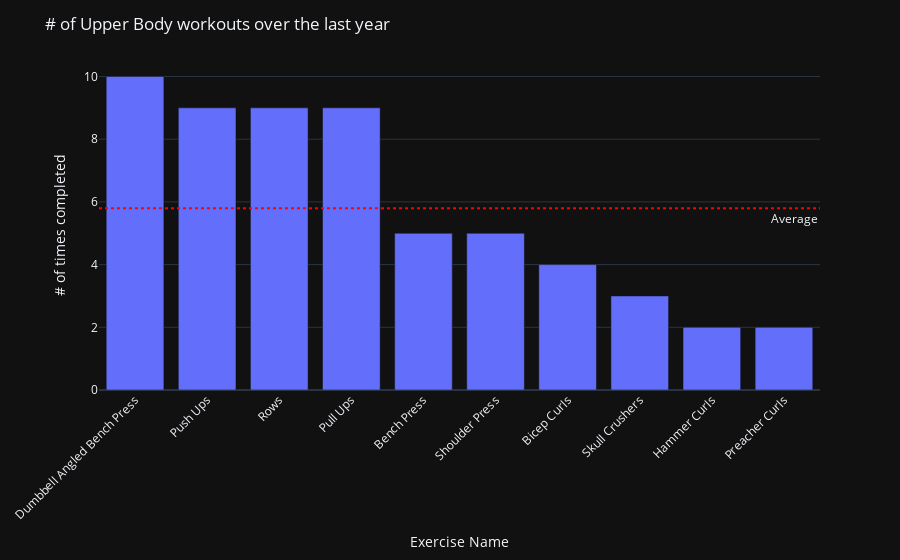

This figure's notebook cell:
### Code cell
upper_body_df = merged_df[merged_df['category'] == 'Upper Body']
fig = px.bar(upper_body_df['exercise'].value_counts(), x=upper_body_df['exercise'].value_counts().index, y=upper_body_df['exercise'].value_counts().values, template="plotly_dark")
fig.update_layout(title="# of Upper Body workouts over the last year", xaxis_title="Exercise Name", yaxis_title="# of times completed", xaxis_tickangle=-45)
fig.add_hline(y=upper_body_df['exercise'].value_counts().mean(), line_dash="dot", line_color="red", annotation_text="Average", annotation_position="bottom right")
fig.show()

### Figure 1 — Plotly figure (JSON) as saved in the notebook; plotly's stock layout.template omitted (floating-point values rounded to 4 significant figures)
{"data": [{"alignmentgroup": "True", "hovertemplate": "x=%{x}<br>y=%{y}<extra></extra>", "legendgroup": "", "marker": {"color": "#636efa", "pattern": {"shape": ""}}, "name": "", "offsetgroup": "", "orientation": "v", "showlegend": false, "textposition": "auto", "type": "bar", "x": ["Dumbbell Angled Bench Press", "Push Ups", "Rows", "Pull Ups", "Bench Press", "Shoulder Press", "Bicep Curls", "Skull Crushers", "Hammer Curls", "Preacher Curls"], "xaxis": "x", "y": [10, 9, 9, 9, 5, 5, 4, 3, 2, 2], "yaxis": "y"}], "layout": {"annotations": [{"showarrow": false, "text": "Average", "x": 1, "xanchor": "right", "xref": "x domain", "y": 5.8, "yanchor": "top", "yref": "y"}], "barmode": "relative", "legend": {"tracegroupgap": 0}, "margin": {"t": 60}, "shapes": [{"line": {"color": "red", "dash": "dot"}, "type": "line", "x0": 0, "x1": 1, "xref": "x domain", "y0": 5.8, "y1": 5.8, "yref": "y"}], "title": {"text": "# of Upper Body workouts over the last year"}, "xaxis": {"anchor": "y", "domain": [0, 1], "tickangle": -45, "title": {"text": "Exercise Name"}}, "yaxis": {"anchor": "x", "domain": [0, 1], "title": {"text": "# of times completed"}}}}
